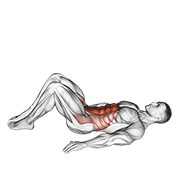
#> input picture Packages/StrandTraining/Sources/StrandTraining/Resources/exercise-stills/196HJGw.jpg, 180 x 180 px
$ python diff-shot.py ../Packages/StrandTraining/Sources/StrandTraining/Resources/exercise-stills/196HJGw.jpg ../Packages/StrandTraining/Sources/StrandTraining/Resources/exercise-stills/1DN3iz4.jpg --output out.png
#> lines starting #> are read from the running program, lines starting #| are printed output that depends on the picture; after the words box and inside, x2 and y2 are one past the last pixel; in counts of white or black regions, pixels touching at a corner belong together
#!/usr/bin/env python3
"""diff-shot.py — visual diff for two iOS screenshot PNGs.

Compares BEFORE and AFTER screenshots and produces:
  - a side-by-side composite PNG: [BEFORE | AFTER | DIFF]
    where DIFF is the AFTER image dimmed, with changed pixels highlighted
    in magenta.
  - stdout stats: changed pixel count, % of frame, and the bounding box
    of the changed region (useful to confirm "the change was only in
    the hero area").

Exit codes:
  0 — differences detected
  2 — images are identical (within --threshold)
  1 — usage/IO error

Backend: pure PIL (Pillow), no numpy required. Per-pixel work is done with
PIL's C-level ImageChops/point operations (no Python-level pixel loops),
so a 1206x2622 frame compares in well under a second.

Usage:
  python3 Tools/diff-shot.py before.png after.png -o diff.png [--threshold 24]
"""

import argparse
import sys

from PIL import Image, ImageChops, ImageEnhance

MAGENTA = (255, 0, 255)
DIM_FACTOR = 0.35  # how dark the untouched areas of the DIFF panel get
GUTTER = 8  # px between panels in the composite
DEFAULT_THRESHOLD = 24  # per-channel distance tolerated as antialiasing noise


def build_diff_mask(before: Image.Image, after: Image.Image, threshold: int) -> Image.Image:
    """Return a single-band 'L' mask image: 255 where pixels changed beyond
    threshold (checked per-channel, taking the max channel delta), 0 elsewhere.
    """
    diff = ImageChops.difference(before, after)
    r, g, b = diff.split()[:3]
    max_channel = ImageChops.lighter(ImageChops.lighter(r, g), b)
    mask = max_channel.point(lambda p: 255 if p > threshold else 0)
    return mask


def make_composite(before: Image.Image, after: Image.Image, mask: Image.Image) -> Image.Image:
    w, h = before.size

    dimmed_after = ImageEnhance.Brightness(after).enhance(DIM_FACTOR)
    magenta_layer = Image.new("RGB", (w, h), MAGENTA)
    diff_panel = Image.composite(magenta_layer, dimmed_after, mask)

    composite = Image.new("RGB", (w * 3 + GUTTER * 2, h), (0, 0, 0))
    composite.paste(before, (0, 0))
    composite.paste(after, (w + GUTTER, 0))
    composite.paste(diff_panel, (2 * (w + GUTTER), 0))
    return composite


def main() -> int:
    parser = argparse.ArgumentParser(description="Visual diff of two screenshot PNGs.")
    parser.add_argument("before", help="path to the BEFORE screenshot (PNG)")
    parser.add_argument("after", help="path to the AFTER screenshot (PNG)")
    parser.add_argument("-o", "--output", required=True, help="path to write the composite PNG")
    parser.add_argument(
        "--threshold",
        type=int,
        default=DEFAULT_THRESHOLD,
        help=f"per-channel distance tolerated as antialiasing noise (default: {DEFAULT_THRESHOLD})",
    )
    args = parser.parse_args()

    try:
        before = Image.open(args.before).convert("RGB")
#> before is the input picture: PIL image 180x180 RGB; mean R, G, B 241.7, 240.4, 240.2
    except Exception as exc:
        print(f"error: could not open BEFORE image '{args.before}': {exc}", file=sys.stderr)
        return 1

    try:
        after = Image.open(args.after).convert("RGB")
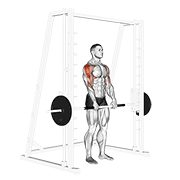
#> input picture Packages/StrandTraining/Sources/StrandTraining/Resources/exercise-stills/1DN3iz4.jpg, 180 x 180 px
#> after is the input picture: PIL image 180x180 RGB; mean R, G, B 241.9, 241.5, 241.5
    except Exception as exc:
        print(f"error: could not open AFTER image '{args.after}': {exc}", file=sys.stderr)
        return 1

    if before.size != after.size:
        print(
            f"notice: size mismatch (before={before.size[0]}x{before.size[1]}, "
            f"after={after.size[0]}x{after.size[1]}) — scaling AFTER to BEFORE's size",
        )
        after = after.resize(before.size, Image.LANCZOS)

    w, h = before.size
#> w = 180; h = 180
    total_pixels = w * h
#> total_pixels = 32400

    mask = build_diff_mask(before, after, args.threshold)
#> in build_diff_mask, `r, g, b = diff.split()[:3]`:
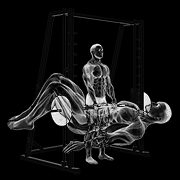
#> g: PIL image 180x180 L; min 0, max 255, mean 21.9
#> in build_diff_mask, `mask = max_channel.point(lambda p: 255 if p > threshold else 0)`:
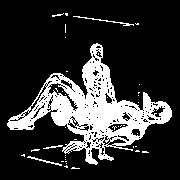
#> mask: PIL image 180x180 L; 20.2% white; 41 white regions (37 under 20 px), largest, box (x1, y1, x2, y2) and area: (7, 43, 172, 165) 6196, (73, 16, 134, 26) 87, (27, 156, 62, 166) 65, (43, 145, 63, 149) 32

    hist = mask.histogram()
#> hist = 256 values, max 25867 at index 0, min 0 at index 1, mean 126.6
    changed_pixels = hist[255] if len(hist) > 255 else 0
#> changed_pixels = 6533
    percent = (changed_pixels / total_pixels) * 100 if total_pixels else 0.0
#> percent = 20.16

    bbox = mask.getbbox()
#> bbox = (7, 13, 172, 169)
    if bbox is not None:
        left, top, right, bottom = bbox
#> left = 7; top = 13; right = 172; bottom = 169
        bbox_w, bbox_h = right - left, bottom - top
#> bbox_w = 165; bbox_h = 156
    else:
        left = top = bbox_w = bbox_h = 0

    composite = make_composite(before, after, mask)
#> in make_composite, `dimmed_after = ImageEnhance.Brightness(after).enhance(DIM_FACTOR)`:
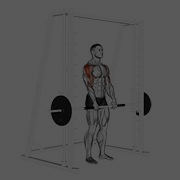
#> dimmed_after: PIL image 180x180 RGB; mean R, G, B 84.3, 84.2, 84.2
#> in make_composite, `magenta_layer = Image.new("RGB", (w, h), MAGENTA)`:
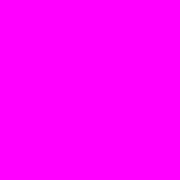
#> magenta_layer: PIL image 180x180 RGB; mean R, G, B 255, 0, 255
#> in make_composite, `diff_panel = Image.composite(magenta_layer, dimmed_after, mask)`:
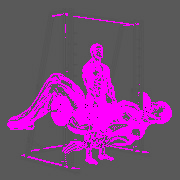
#> diff_panel: PIL image 180x180 RGB; mean R, G, B 121.8, 70.4, 121.8
#> in make_composite, `composite = Image.new("RGB", (w * 3 + GUTTER * 2, h), (0, 0, 0))`: composite: PIL image 556x180 RGB; every value is 0
#> in make_composite, `composite.paste(diff_panel, (2 * (w + GUTTER), 0))`:
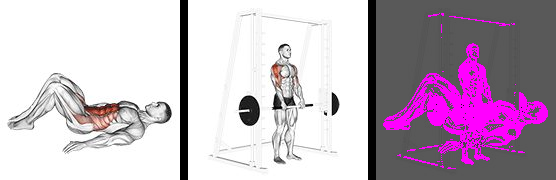
#> composite: PIL image 556x180 RGB; mean R, G, B 196, 178.8, 195.4
    try:
        composite.save(args.output)
    except Exception as exc:
        print(f"error: could not write output image '{args.output}': {exc}", file=sys.stderr)
        return 1

    print(f"frame: {w}x{h} ({total_pixels} px)")
#| frame: 180x180 (32400 px)
    print(f"threshold: {args.threshold}")
    print(f"changed pixels: {changed_pixels} ({percent:.4f}% of frame)")
#| changed pixels: 6533 (20.1636% of frame)
    print(f"bounding box: x={left} y={top} w={bbox_w} h={bbox_h}")
#| bounding box: x=7 y=13 w=165 h=156
    print(f"composite written: {args.output} ({composite.size[0]}x{composite.size[1]})")
#| composite written: out.png (556x180)

    if changed_pixels == 0:
        print("result: IDENTICAL (no differences above threshold)")
        return 2

    print("result: DIFFERENT")
    return 0


if __name__ == "__main__":
    sys.exit(main())
#> (the program exits here)
